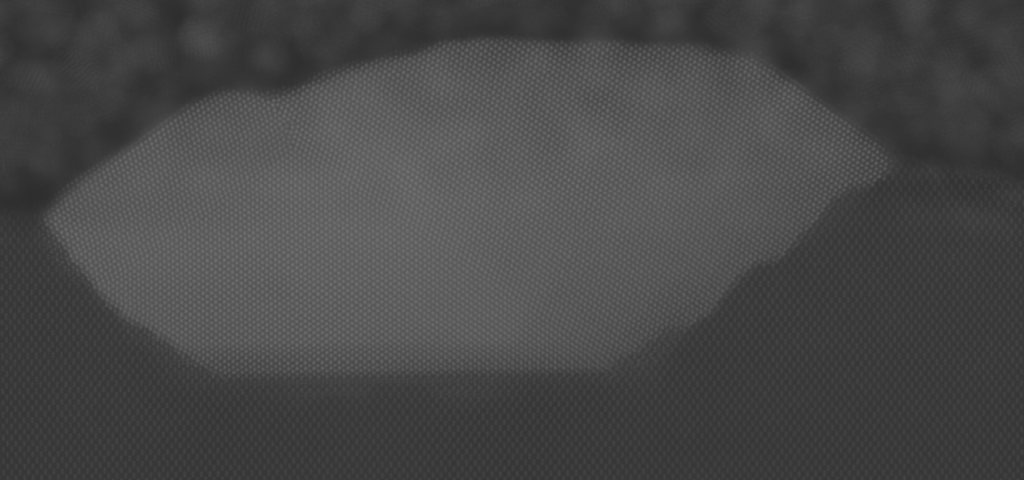
#> input picture Week2/images/STEM-HAADF-Aufcc-Auhcp.tif, 2048 x 960 px (shown at 1/2 size)
$ jupyter execute --allow-errors 01_Quantitative_STEM.ipynb   (shell and % lines are left out)
#> lines starting #> are read from the running program, lines starting #| are printed output that depends on the picture
# Quantitative STEM analysis

**Roberto dos Reis**<br>
Northwestern University

## Packages needed:
* [h5py](http://docs.h5py.org/en/stable/index.html) - To install use: ``conda install h5py``
* [pyStackReg](https://pystackreg.readthedocs.io/en/latest/) - To install use: ``pip install pystackreg``

We will use EMD format in the beginning of the lecture<br>
Learn more about [emd format](https://emdatasets.com/format/)

**References for images used in this notebook:** <br>
R. dos Reis <i>et al</i> Appl. Phys. Lett. 102, 081905 (2013); https://doi.org/10.1063/1.4793651 <br>
B. Jany <i>et al</i> Micron 130, 102800 (2020); https://doi.org/10.1016/j.micron.2019.102800 <br>

### Load necessary packages:

[cell 1]
# Numeric operations
import numpy as np

# Visualization / Plotting
import matplotlib
from matplotlib import pyplot as plt
from matplotlib.patches import Rectangle

#for emd read/write
import h5py
import datetime
from pathlib import Path


# Scientific image processing library:
import skimage
if int(skimage.__version__.split('.')[1]) < 14:
    from warnings import warn
    warn('Your skimage version is: {} but the recommended version is 0.14.0.'
         'Some features may not work if you do not have the latest version'.format(skimage.__version__))
from skimage import io
from skimage import filters
from skimage.morphology import disk
from skimage.feature import blob_log


#for scalebar
from matplotlib_scalebar.scalebar import ScaleBar
from mpl_toolkits.axes_grid1.anchored_artists import AnchoredSizeBar
import matplotlib.font_manager as fm


# Ensure that images are rendered in this notebook:

## Reading images

We wil be using ``h5py`` to read h5 file here.

Alternatively, you can use ``ncempy`` to read dm* or .ser files or ``skimage.io.imread()`` for .tif

[cell 2]
# [9 lines of commented-out code are left out]
import ncempy.io as nio
#> (the rest of this cell did not finish here and is left out)

#> (a cell that did not finish here is left out)

### Creating a .h5 file from current image

1. EMD/HDF files consist of two types of objects:<br>
a. **Datasets:** multidimensional arrays <br>
b. **Groups:** groups consist of datasets or other groups

Multidimensional arrays of any size and type can be stored as a dataset, but the dimensions and type have to be uniform within a dataset. Each dataset must contain a homogeneous N-dimensional array. That said, because groups and datasets may be nested, you can still get the heterogeneity you may need:

[cell 4]
# # create file
# f = h5py.File('images/GaAs_IDB_1.emd', 'w')

# # set version information
# f.attrs['version_major'] = 0
# f.attrs['version_minor'] = 2

# # add a group
# grp_exp = f.create_group('data')

# # add an emd type subgroup for the dataset
# grp_dst = grp_exp.create_group('dataset_1')
# grp_dst.attrs['emd_group_type'] = 1

# # create a 3D dataset with random floats
# data = grp_dst.create_dataset('data', (stem_image.shape[0],stem_image.shape[1]), dtype='float')
# data[:,:] = stem_image

# # add dimension vectors
# dim1 = grp_dst.create_dataset('dim1', (stem_image.shape[0],1), dtype='int')
# dim1[:,0] = np.array(range(stem_image.shape[0]))
# dim1.attrs['name'] = np.string_('x')
# dim1.attrs['units'] = np.string_('[px]')

# dim2 = grp_dst.create_dataset('dim2', (stem_image.shape[0],1), dtype='int')
# dim2[:,0] = np.array(range(stem_image.shape[0]))
# dim2.attrs['name'] = np.string_('y')
# dim2.attrs['units'] = np.string_('[px]')

# # dim3 = grp_dst.create_dataset('dim3', (1,1), dtype='float')
# # # dim3[:,0] = np.linspace(0.0, 3.14, num=100)
# # dim3 = np.asarray(calibration).astype(np.float64)
# # dim3.attrs['name'] = np.string_('image calibration')
# # dim3.attrs['units'] = np.string_('[pixel/m]')


# # create microscope group for metadata
# grp_mic = f.create_group('microscope')
# grp_mic.attrs['magnification'] = 10
# grp_mic.attrs['calibration'] = calibration
# grp_mic.attrs['units'] = 'm'


# # create user group for user info
# grp_usr = f.create_group('user')
# grp_usr.attrs['operator'] = np.string_('RdR')
# grp_usr.attrs['email'] = np.string_('roberto.reis@northwestern.edu')


# # create sample group for information on sample
# grp_spl = f.create_group('sample')
# grp_spl.attrs['material'] = np.string_('Gallium Arsenide')

# # create comments group for log
# grp_com = f.create_group('comments')

# # add a comment on file creation with the current timestamp
# timestamp = datetime.datetime.utcnow().strftime('%Y-%m-%d %H:%M:%S (UTC)')
# grp_com.attrs[timestamp] = np.string_('HR-STEM image for AdvancedEM course')

# # close the file
# f.close()

### Reading emd

#> (a cell that did not finish here is left out)

**Filtering**
- You can find few options for filtering in [week 1 material](https://github.com/rmsreis/AdvancedEM/blob/master/Week1/01_Image_Processing.ipynb)

#> (a cell that did not finish here is left out)

#> (a cell that did not finish here is left out)

[cell 8]
fig, axis = plt.subplots(figsize=(6,6))
#> (the rest of this cell did not finish here and is left out)

## STEM quantification:<br>
1. Identifying atomic species/intensity -- HRSTEM of GaAs IDB

To find areas of high intensity (a.k.a. atom columns), first we will use [Blob_Log](https://scikit-image.org/docs/dev/auto_examples/features_detection/plot_blob.html) method in skimage.

Blobs are found using the Laplacian of Gaussian (LoG) method [1](https://en.wikipedia.org/wiki/Blob_detection#The_Laplacian_of_Gaussian).

For each blob found, the method returns its coordinates and the standard deviation of the Gaussian kernel that detected the blob.

#> (a cell that did not finish here is left out)

#> (a cell that did not finish here is left out)

[cell 11]
fig, axis = plt.subplots(figsize=(4, 4))
#> (the rest of this cell did not finish here and is left out)

To find each blob's radius, we have to multiply its sigma value by sqrt(2) <br>
**Remember:** ``blob_log`` returns x,y coordinates and a sigma value of the gaussian kernel

#> (a cell that did not finish here is left out)

#> (a cell that did not finish here is left out)

## Extra content

### Fitting a 2D gaussian - Optimizing the positions
There are doferrent ways o perform a more robust gaussian fiting 2D, for example by
calculating the moments of the data to guess the initial parameters and runs a optimization routine.

Iterested to know more details? visit this [link](https://scipy-cookbook.readthedocs.io/items/FittingData.html)

There are many papers showing refinements at picometer precision, here are some of them [[1]](https://ascimaging.springeropen.com/articles/10.1186/s40679-017-0042-5),[[2]](https://link.springer.com/article/10.1186/s40679-020-0068-y),[[3]](https://www.sciencedirect.com/science/article/pii/S0304399116301747?via%3Dihub)

## STEM quantification:<br>
1. Atomically resolved HAADF STEM Image of nanoisland made of Au fcc and Au hcp phase

Here we will use a moving window that extracts local 2D FFT for classification of the grains

[cell 14]
# Reading the image here:
hrstem = io.imread('images/STEM-HAADF-Aufcc-Auhcp.tif')
#> hrstem is the input picture: shape (960, 2048) uint16; min 11532, max 29761, mean 18484.7

#The image width is equal to 49.7 nm
calibration = (hrstem.shape[1]/49.7) # pixels per nm
#> calibration = 41.21

hrstem = skimage.img_as_float(hrstem)

[cell 15]
hrstem_filtered = filters.median(hrstem, disk(5))

fig, axis = plt.subplots(figsize=(6,6))
im_handle = axis.imshow(hrstem_filtered, cmap=plt.cm.viridis)

barsize = 10*calibration
#> barsize = 412.1
fontprops = fm.FontProperties(size=14, family='Arial') #for scale bar


#Adding Scale Bar
scalebar = AnchoredSizeBar(axis.transData,
                           barsize, '10 nm', 'lower right',
                           pad=0.5,
                           color='black',frameon=True,
                           size_vertical=50,
                           fontproperties=fontprops)

axis.add_artist(scalebar)
axis.axis('off')


# Add a colorbar
cbar = plt.colorbar(im_handle, ax=axis, fraction=0.046, pad=0.04, orientation="horizontal")

fig.tight_layout()
plt.show()
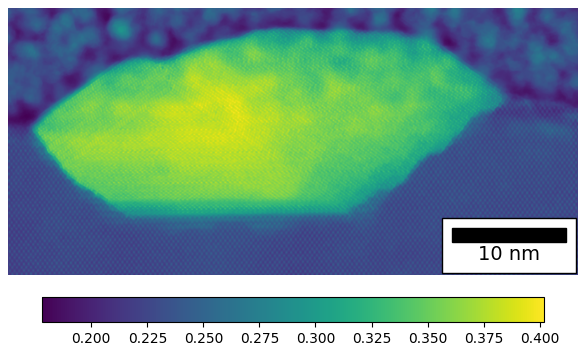
#> figure drawn by matplotlib, 2 panels

### Sliding window over an image to extract local Fourier modes.

The ``as_strided()`` method in numpy takes an array, a shape, and strides as arguments.
It creates a new array, but uses the same data buffer as the original array. The only thing that changes is the metadata. This trick lets us manipulate NumPy arrays as usual, except that they may take much less memory

[cell 16]
from numpy.lib.stride_tricks import as_strided

[cell 17]
elementsize = 128
xstep = 64 #64 default for ~2000x2000 pixels image
ystep = 64 #64 default for ~2000x2000 pixels image

NComponents = "auto" #automatically determine number of components for NMF decomposition from PCA Scree Plot

im = hrstem_filtered

[cell 18]
# shape of the elements on which you want to perform the operation (e.g. Fourier Transform)
ws = np.arange(elementsize*elementsize).reshape(elementsize, elementsize)

[cell 19]
imW = as_strided(im, shape=(int((im.shape[0]-ws.shape[0]+1)/xstep),int((im.shape[1]-ws.shape[1]+1)/ystep),
                                    ws.shape[0],ws.shape[1]),
                     strides=(im.strides[0]*xstep,im.strides[1]*ystep,im.strides[0],im.strides[1]))

### Hanning Window Power Spectrum (FFT) from Local Window Data

More about window function [here](https://en.wikipedia.org/wiki/Window_function)

[cell 20]
hanningf = np.hanning(elementsize)
hanningWindow2d = np.sqrt(np.outer(hanningf, hanningf))

imW_fft = np.fft.fftshift(np.abs(np.fft.fft2(hanningWindow2d*imW))**2, axes=(2,3))
imW_fft = np.log10(np.abs(imW_fft))

imW_fft.shape
#> Out = (13, 30, 128, 128)

[cell 21]
fig, ax = plt.subplots(ncols=3, figsize=(12, 4))
im_handle = ax[0].imshow(imW_fft[1,10,:,:], cmap=plt.cm.OrRd, vmin=[0.35, 1])
ax[0].set_title('FFT of window -- 1x10')

im_handle = ax[1].imshow(imW_fft[5,10,:,:], cmap=plt.cm.OrRd, vmin=[0.35, 1])
ax[1].set_title('FFT of window -- 5x10')

im_handle = ax[2].imshow(imW_fft[10,29,:,:], cmap=plt.cm.OrRd, vmin=[0.35, 1])
ax[2].set_title('FFT of window -- 10x29')

fig.tight_layout()
plt.show()
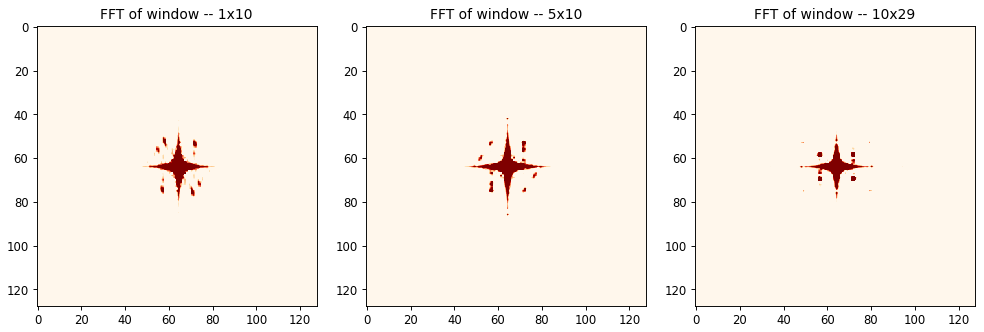
#> figure drawn by matplotlib, 3 panels

print('Here we see at least 3 different unique directions in the FFT that can be used for classification of the regions')
